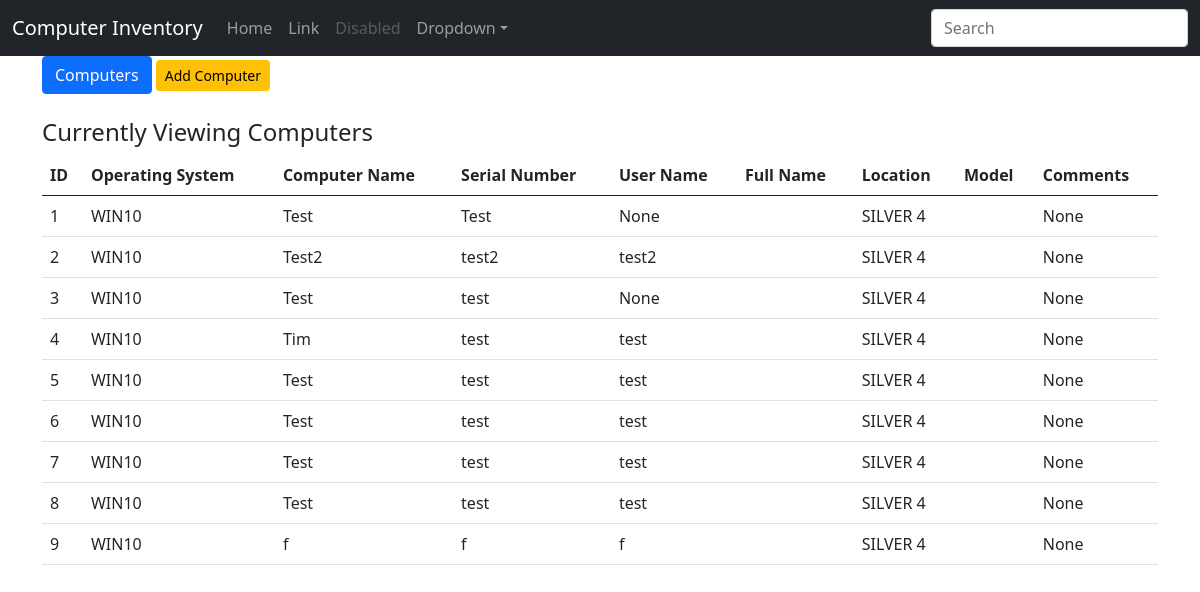
The app's page /computers with its own data.
### computer_inventory/models.py (models this page shows, shortened)
class Computer(models.Model):
    WINDOWS_TEN = 'WIN10'
    WINDOWS_SEVEN = 'WIN7'
    WINDOWS_TYPE = (
        (WINDOWS_TEN, 'WINDOWS 10'),
        (WINDOWS_SEVEN, 'WINDOWS 7')
    )
    MARKET = '1500 MARKET ST'
    SPE_ONE = 'SPE1'
    SPE_FOURTEEN = 'SPE14'
    SPE_TEN = 'SPE10'
    SILVER_FOUR = 'SILVER 4'
    SILVER_SIX = 'SILVER 6'
    SMILLOW = 'SMILLOW'
    WHITE_SIX = 'WHITE 6'
    PCAM_THREE = 'PCAM3'
    PCAM_FOUR = 'PCAM4'
    GATES_FIVE = 'GATES5'
    GROUND_FOUNDERS_13 = 'GROUND FOUNDERS 013'
    GROUND_FOUNDERS_079 = 'GROUN'
    STEMMLER_HALL = 'STEMMLER HALL'
    RAV_COURTYARD = 'RAV 5 COURTYARD'
    DULLES_TWO = 'DULLES 2'
    DULLES_TWO_COURTYARD = "DULLES 2 COURT"
    SILVER_FIVE = 'SILVER5'
    PRESBY = 'PRESBY'
    MALONEY_FIVE = 'MALONEY 5'
    MALONEY_FOUR = 'MALONEY 4'
    OTHER = "OTHER"
    LOCATION_TYPE = (
        (SILVER_FOUR, 'SILVER 4'),
        (SILVER_FIVE, 'SILVER 5'),
        (SILVER_SIX, "SILVER 6"),
        (WHITE_SIX, "WHITE 6"),
        (PRESBY, 'PRESBY'),
        (PCAM_THREE, 'PCAM3'),
        (PCAM_FOUR, 'PCAM4'),
        (GATES_FIVE, 'GATES 5'),
        (GROUND_FOUNDERS_13, 'GROUND FOUNDERS 013'),
        (GROUND_FOUNDERS_079, 'GROUND FOUNDER 079'),
        (STEMMLER_HALL, 'STEMMLER HALL'),
        (RAV_COURTYARD, 'RAV 5 COURTYARD'),
        (DULLES_TWO, 'DULLES 2'),
        (DULLES_TWO_COURTYARD, "DULLES 2 COURT"),
        (SILVER_FIVE, 'SILVER5'),
        (MARKET, '1500 MARKET ST'),
        (SPE_ONE, 'SPE1'),
        (SPE_FOURTEEN, 'SPE14'),
        (SPE_TEN, 'SPE10'),
        (MALONEY_FIVE, 'MALONEY 5'),
        (MALONEY_FOUR, 'MALONEY 4'),
        (OTHER, 'OTHER')
    )
    T400 = 'T400'
    T410 = 'T410'
    T420 = 'T420'
    T440 = "T440"
    T460 = 'T460'
    T470 = "T470"
    T480 = 'T480'
    T490 = "T490"
    T14S = "T14S"
    P10AE = '10AF'
    P10AF = '10AE'
    P10NS = "10NS"
    P10F5 = '10F5'
    P10S6 = '10S6'
    P10S7 = '10S7'
    P3318 = '3318'
    P3391 = "3391"
    CARBON = 'CARBON'
    P10ML = '10ML'
    P5205 = '5205'
    X1_YOGA = 'X1 YOGA'
    P0870 = "0870"
    MINI = 'MINI'
    SURFACE_LAPTOP = "SURFACE LAPTOP"
    MODEL_OTHER = "OTHER"
    MODEL_TYPES = (
        (T410, 'T410'),
        (T420, 'T420'),
        (T440, 'T440'),
        (T460, 'T460'),
        (T470, 'T470'),
        (T480, 'T480'),
        (T490, 'T490'),
        (CARBON, 'CARBON'),
        (SURFACE_LAPTOP, "SURFACE LAPTOP")
        ,
        (T14S, "T14S"),
        (P10AE, '10AF'),
        (P10AF, '10AE'),
        (P10NS, "10NS"),
        (P10F5, '10F5'),
        (P10S6, '10S6'),
        (P10S7, '10S7'),
        (P3318, '3318'),
        (P3391, "3391"),
        (P10ML, '10ML'),
        (P5205, '5205'),
        (P0870, "0870"),
        (MINI, 'MINI'),
        (MODEL_OTHER, "OTHER"),
    )
    operating_system = models.CharField(max_length=5, choices=WINDOWS_TYPE, default=WINDOWS_TEN)
    computer_name = models.CharField(max_length=7, blank=False, null=True)
    serial_number = models.CharField(max_length=7, blank=False, null=True)
    user_name = models.CharField(max_length=30, blank=False, null=True)
    person_full_name = models.CharField(max_length=40, blank=False, null=True)
    time_stamp = models.DateTimeField(auto_now_add=True, auto_now=False)
    model_number = models.CharField(max_length=14, choices=MODEL_TYPES, blank=False, null=True)
    location = models.CharField(max_length=19, choices=LOCATION_TYPE, null=True)
    comments = models.CharField(max_length=30, blank=True, null=True)
    export_to_CSV = models.BooleanField(default=False)

### computer_inventory/views.py (the view)
# urls.py: url(r'^computers$', display_computers, name= "display_computers"),
def display_computers(request):
    items = Computer.objects.all()#graps all the models in models
    context = {
        'items' : items,
        'header' :  "Computers"
    }
    return render(request,'index.html', context )#accepts 3 arguments, template ex index.html

### computer_inventory/templates/index.html
{% extends 'base.html' %}
{% block body%}
<div class="button-group">
    <a href="{% url 'display_computers' %}" class="btn btn-primary btn-md" role="button">Computers</a>
    <a href="{% url 'add_computer' %}" class="btn btn-warning btn-sm" role="button">Add Computer</a>
</div>
<br>
<h4> Currently Viewing {{ header }}</h4>
<table class="table table-hover">
    <thead>
    <tr>
        <th>ID</th>
        <th>Operating System</th>
        <th>Computer Name</th>
        <th>Serial Number</th>
        <th>User Name</th>
        <th>Full Name</th>
        <th>Location</th>
        <th>Model</th>
        <th>Comments</th>
    </tr>
    </thead>
    <tbody>
    {% for item in items %}
    <tr>
        <td>{{ item.pk }}</td>
        <td>{{ item.operating_system }}</td>
        <td>{{ item.computer_name}}</td>
        <td>{{ item.serial_number}}</td>
        <td>{{ item.user_name}}</td>
        <td>{{item.full_name}}</td>
        <td>{{item.location}}</td>
        <td>{{item.model_type}}</td>
        <td>{{item.comments}}</td>
    </tr>
    {% endfor %}
    </tbody>
</table>
{% endblock %}

### computer_inventory/templates/base.html (shortened to what this page needs)
<!DOCTYPE html>
<html>
<head>
</head>
{% load static %}
<link rel="stylesheet"  type="text/css" href="{% static '/css/style.css' %}"/>
<link rel="stylesheet"  type="text/css" href="{% static '/css/bootstrap.min.css' %}"/>
<body>
<nav class="navbar navbar-expand-md navbar-dark bg-dark" aria-label="Fourth navbar example">
    <div class="container-fluid">
      <a class="navbar-brand" href="#">Computer Inventory</a>
      <div class="collapse navbar-collapse" id="navbarsExample04">
        <ul class="navbar-nav me-auto mb-2 mb-md-0">
          <li class="nav-item active">
            <a class="nav-link" aria-current="page" href="#">Home</a>
          </li>
          <li class="nav-item">
            <a class="nav-link" href="#">Link</a>
          </li>
          <li class="nav-item">
            <a class="nav-link disabled" href="#" tabindex="-1" aria-disabled="true">Disabled</a>
          </li>
          <li class="nav-item dropdown">
            <a class="nav-link dropdown-toggle" href="#" id="dropdown04" data-bs-toggle="dropdown" aria-expanded="false">Dropdown</a>
          </li>
        </ul>
        <form>
          <input class="form-control" type="text" placeholder="Search" aria-label="Search">
        </form>
      </div>
    </div>
  </nav>
<div class="container">
    {% block body %}
    {% endblock %}
</div>
</body>
</html>

### records on screen
Computer: pk "1", operating_system "WIN10", computer_name "Test", serial_number "Test", user_name "None", location "SILVER 4", comments "None"
Computer: pk "2", operating_system "WIN10", computer_name "Test2", serial_number "test2", user_name "test2", location "SILVER 4", comments "None"
Computer: pk "3", operating_system "WIN10", computer_name "Test", serial_number "test", user_name "None", location "SILVER 4", comments "None"
Computer: pk "4", operating_system "WIN10", computer_name "Tim", serial_number "test", user_name "test", location "SILVER 4", comments "None"
Computer: pk "5", operating_system "WIN10", computer_name "Test", serial_number "test", user_name "test", location "SILVER 4", comments "None"
Computer: pk "6", operating_system "WIN10", computer_name "Test", serial_number "test", user_name "test", location "SILVER 4", comments "None"
Computer: pk "7", operating_system "WIN10", computer_name "Test", serial_number "test", user_name "test", location "SILVER 4", comments "None"
Computer: pk "8", operating_system "WIN10", computer_name "Test", serial_number "test", user_name "test", location "SILVER 4", comments "None"
Computer: pk "9", operating_system "WIN10", computer_name "f", serial_number "f", user_name "f", location "SILVER 4", comments "None"

### other values on screen
{{ header }} "Computers"
